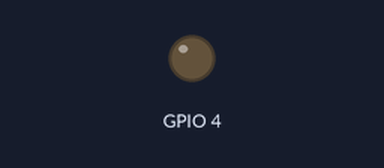
The sketch below on a simulated ESP32. On the bench: output pins drawn as LEDs (lit = HIGH). WiFi joins after 1.5 s; servers stay silent unless stated; the camera gives no picture; web services answer with replies made up by the test bench; what the sketch prints to the serial monitor is not drawn.

Above: at 2.6 s.
Timing chart, 0 to 4.1 s (numbered marks = the images above):
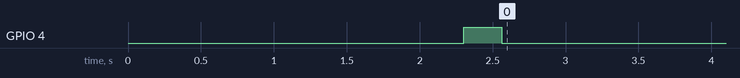

The sketch:

intruder_alert.ino
```cpp
#include "esp_camera.h"
#include "Arduino.h"
#include "soc/soc.h"           // Disable brownout problems
#include "soc/rtc_cntl_reg.h"   // Disable brownout problems
#include "driver/rtc_io.h"
#include <EEPROM.h>             // Read and write from flash memory
#include <WiFi.h>
#include <HTTPClient.h>

const char* ssid = "sofolawe";
const char* password = "sofolawemichael";

// Telegram bot token and chat ID
const String botToken = "7431523597:AAEYplwLRL_LDJ0Judm-UNNzHTooiC53H0g"; // Replace with your Telegram bot token
const String chatId = "5755481750";

// Firebase credentials
String FIREBASE_HOST = "https://intruderalertdb-default-rtdb.firebaseio.com";
String FIREBASE_AUTH = "m6uuT7VcnBdOgiLZOPmaj249nEObNPXURPbbrI";
String firebaseImageKey = "/Intruder_Alert.json"; // Firebase key for image storage

const String websiteUrl = "https://dev-intrare.pantheonsite.io/";

// Define the number of bytes you want to access
#define EEPROM_SIZE 1

// Pin definition for CAMERA_MODEL_AI_THINKER
#define PWDN_GPIO_NUM     32
#define RESET_GPIO_NUM    -1
#define XCLK_GPIO_NUM      0
#define SIOD_GPIO_NUM     26
#define SIOC_GPIO_NUM     27
#define Y9_GPIO_NUM       35
#define Y8_GPIO_NUM       34
#define Y7_GPIO_NUM       39
#define Y6_GPIO_NUM       36
#define Y5_GPIO_NUM       21
#define Y4_GPIO_NUM       19
#define Y3_GPIO_NUM       18
#define Y2_GPIO_NUM        5
#define VSYNC_GPIO_NUM    25
#define HREF_GPIO_NUM     23
#define PCLK_GPIO_NUM     22

camera_config_t config;

void sendImagetoTelegram() {
  if (WiFi.status() == WL_CONNECTED) {
    // Turn on the flash LED
    digitalWrite(4, HIGH);

    camera_fb_t * fb = esp_camera_fb_get();
    if (!fb) {
      Serial.println("Camera capture failed");
      return;
    }

    HTTPClient http;
    String url = "https://api.telegram.org/bot" + botToken + "/sendPhoto";
    http.begin(url);
    http.addHeader("Content-Type", "multipart/form-data");

    String body = "--boundary\r\n";
    body += "Content-Disposition: form-data; name=\"chat_id\"\r\n\r\n" + chatId + "\r\n";
    body += "--boundary\r\n";
    body += "Content-Disposition: form-data; name=\"photo\"; filename=\"photo.jpg\"\r\n";
    body += "Content-Type: image/jpeg\r\n\r\n";

    http.addHeader("Content-Length", String(body.length() + fb->len + 4)); // Additional bytes for end boundary
    http.addHeader("Content-Type", "multipart/form-data; boundary=boundary");

    int httpResponseCode = http.POST((uint8_t*)body.c_str(), body.length());
    http.addStream(fb->buf, fb->len);
    http.write((uint8_t*)"\r\n--boundary--\r\n", 15); // Close the boundary

    if (httpResponseCode > 0) {
      Serial.println("Image sent to Telegram successfully.");
    } else {
      Serial.println("Error in sending image to Telegram.");
    }

    http.end();
    esp_camera_fb_return(fb);

    // Turn off the flash LED
    digitalWrite(4, LOW);
  } else {
    Serial.println("Error: Not connected to WiFi");
  }
}

void setup() {
  WRITE_PERI_REG(RTC_CNTL_BROWN_OUT_REG, 0); //disable brownout detector
  Serial.begin(115200);

  // Connect to WiFi
  WiFi.begin(ssid, password);
  while (WiFi.status() != WL_CONNECTED) {
    delay(1000);
    Serial.println("Connecting to WiFi...");
  }
  Serial.println("Connected to WiFi");

  // Camera configuration
  config.ledc_channel = LEDC_CHANNEL_0;
  config.ledc_timer = LEDC_TIMER_0;
  config.pin_d0 = Y2_GPIO_NUM;
  config.pin_d1 = Y3_GPIO_NUM;
  config.pin_d2 = Y4_GPIO_NUM;
  config.pin_d3 = Y5_GPIO_NUM;
  config.pin_d4 = Y6_GPIO_NUM;
  config.pin_d5 = Y7_GPIO_NUM;
  config.pin_d6 = Y8_GPIO_NUM;
  config.pin_d7 = Y9_GPIO_NUM;
  config.pin_xclk = XCLK_GPIO_NUM;
  config.pin_pclk = PCLK_GPIO_NUM;
  config.pin_vsync = VSYNC_GPIO_NUM;
  config.pin_href = HREF_GPIO_NUM;
  config.pin_sccb_sda = SIOD_GPIO_NUM;
  config.pin_sccb_scl = SIOC_GPIO_NUM;
  config.pin_pwdn = PWDN_GPIO_NUM;
  config.pin_reset = RESET_GPIO_NUM;
  config.xclk_freq_hz = 20000000;
  config.pixel_format = PIXFORMAT_JPEG;

  // Frame size settings
  if (psramFound()) {
    config.frame_size = FRAMESIZE_UXGA;
    config.jpeg_quality = 10;
    config.fb_count = 2;
  } else {
    config.frame_size = FRAMESIZE_SVGA;
    config.jpeg_quality = 12;
    config.fb_count = 1;
  }

  // Camera init
  esp_err_t err = esp_camera_init(&config);
  if (err != ESP_OK) {
    Serial.printf("Camera init failed with error 0x%x", err);
    return;
  }

  // Set the flash LED as output
  pinMode(4, OUTPUT);

  // Send image to Telegram on reset
  sendImagetoTelegram();
}

void loop() {
  // Other code here
}
```
